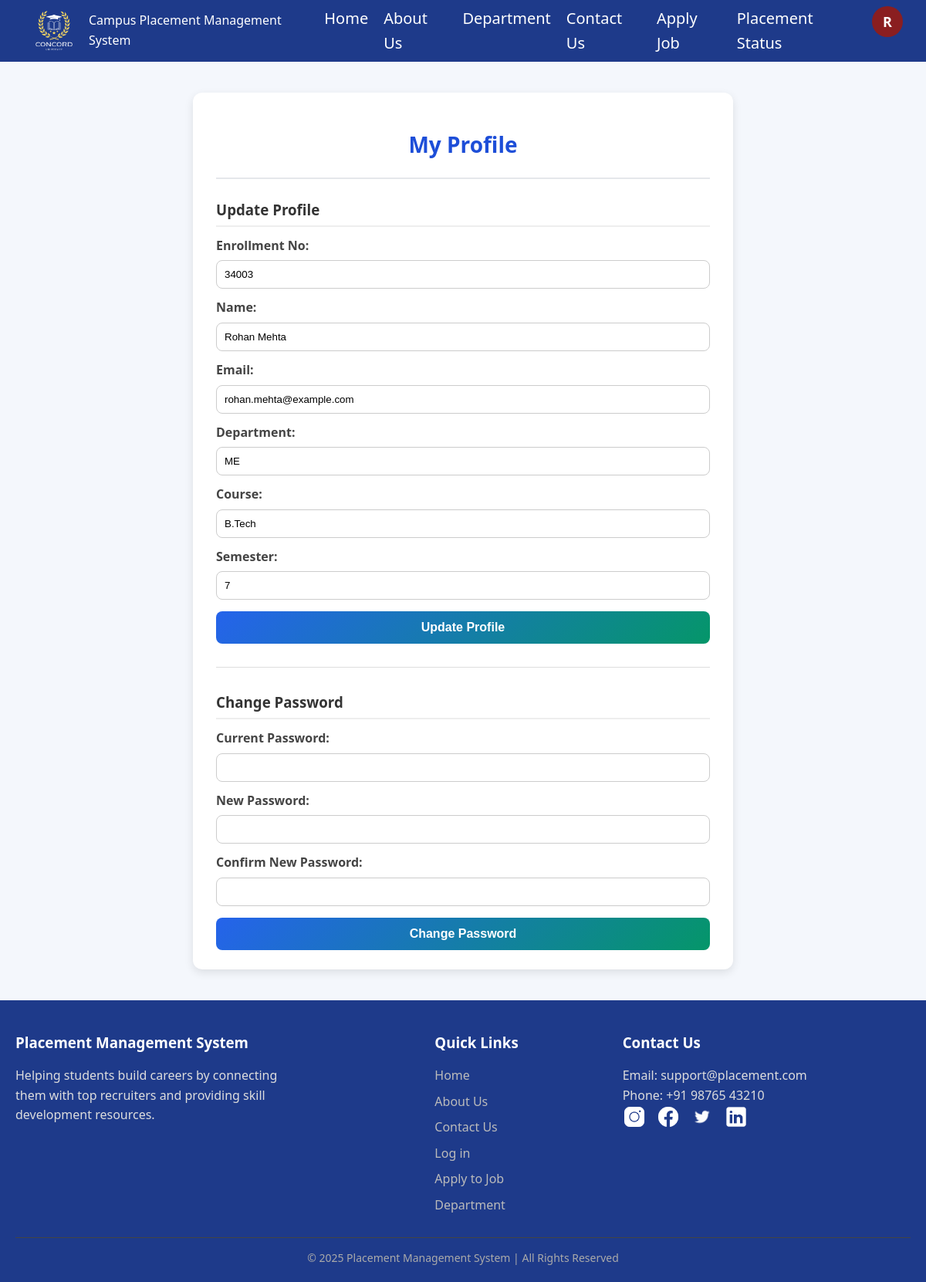
Page /student_profile.php (signed in) on the committed database.
### tables this page shows
CREATE TABLE `students` (
  `id` int(11) NOT NULL,
  `name` varchar(100) NOT NULL,
  `email` varchar(150) NOT NULL,
  `password` varchar(255) NOT NULL,
  `dept` varchar(100) NOT NULL,
  `created_at` timestamp NOT NULL DEFAULT current_timestamp(),
  `enrollment` varchar(20) NOT NULL,
  `course` varchar(30) NOT NULL,
  `semester` int(11) NOT NULL
);

### student_profile.php (the view, shortened to what this page needs)
<?php
require_once __DIR__ . '/dp.php';
$student_id = $_SESSION['student_id'];
$stmt = $conn->prepare("SELECT name, email, dept, enrollment, course, semester, password FROM students WHERE id = ?");
$stmt->bind_param("i", $student_id);
$stmt->execute();
$result = $stmt->get_result();
$student = $result->fetch_assoc();
?>
<?php include 'header.php'; ?>
<!DOCTYPE html>
<html>
<head>
    <link rel="stylesheet" href="style.css">
</head>
<body>
<main class="profile-page">
    <div class="container">
        <h2>My Profile</h2>
        <form method="post">
            <h3>Update Profile</h3>
            <label>Enrollment No:</label>
            <input type="text" name="enrollment" value="<?php echo htmlspecialchars($student['enrollment']); ?>" required>
            <label>Name:</label>
            <input type="text" name="name" value="<?php echo htmlspecialchars($student['name']); ?>" required>
            <label>Email:</label>
            <input type="email" name="email" value="<?php echo htmlspecialchars($student['email']); ?>" required>
            <label>Department:</label>
            <input type="text" name="dept" value="<?php echo htmlspecialchars($student['dept']); ?>" required>
            <label>Course:</label>
            <input type="text" name="course" value="<?php echo htmlspecialchars($student['course']); ?>" required>
            <label>Semester:</label>
            <input type="text" name="semester" value="<?php echo htmlspecialchars($student['semester']); ?>" required>
            <button type="submit" name="update_profile">Update Profile</button>
        </form>
        <hr>
        <form method="post">
            <h3>Change Password</h3>
            <label>Current Password:</label>
            <input type="password" name="current_password" required>
            <label>New Password:</label>
            <input type="password" name="new_password" required>
            <label>Confirm New Password:</label>
            <input type="password" name="confirm_password" required>
            <button type="submit" name="change_password">Change Password</button>
        </form>
    </div>
</main>
</body>
</html>
<?php include 'footer.php'; ?>

### style.css (style rules this page uses)
body { font-family: Arial, sans-serif; background-color: #f4f6fa; color: #111; line-height: 1.6; }
* { margin: 0; padding: 0; box-sizing: border-box; }
.container { max-width: 1200px; margin: 0 auto; }
body { font-family: 'Segoe UI', sans-serif; margin: 0; padding: 0; background: #f8fafc; color: #333; }
.container h2 { text-align: center; padding: 20px; font-size: 28px; font-weight: 600; color: #000000; border-bottom: 2px solid #e5e7eb; margin-bottom: 20px; }
body { font-family: 'Segoe UI', sans-serif; margin: 0; padding: 0; color: #333; background: #f8fafc; }
.profile-page .container { max-width: 700px; margin: 40px auto; background: #fff; padding: 25px 30px; border-radius: 12px; box-shadow: 0 4px 12px rgba(0,0,0,0.1); }
.profile-page h2 { text-align: center; margin-bottom: 20px; color: #1d4ed8; }
.profile-page h3 { margin: 25px 0 12px; color: #333; border-bottom: 2px solid #eee; padding-bottom: 5px; }
.profile-page label { display: block; margin: 12px 0 6px; font-weight: 600; color: #444; }
.profile-page input[type="text"], .profile-page input[type="email"], .profile-page input[type="password"], .profile-page input[type="date"], .profile-page input[type="file"], .profile-page select { width: 100%; padding: 10px; border: 1px solid #ccc; border-radius: 8px; outline: none; transition: border 0.3s ease, box-shadow 0.3s ease; }
.profile-page button { margin-top: 15px; width: 100%; padding: 12px; background: linear-gradient(135deg, #2563eb, #059669); ; color: #fff; font-size: 16px; font-weight: bold; border: none; border-radius: 8px; cursor: pointer; transition: background 0.3s ease; }
.profile-page hr { margin: 30px 0; border: none; border-top: 1px solid #ddd; }
body { font-family: 'Segoe UI', Tahoma, Geneva, Verdana, sans-serif; margin: 0; padding: 0; background: #f8fafc; color: #333; }
h2 { text-align: center; padding: 20px; font-size: 28px; font-weight: 600; color: #000000; border-bottom: 2px solid #e5e7eb; margin-bottom: 20px; }
body { font-family: 'Segoe UI', Tahoma, Geneva, Verdana, sans-serif; margin: 0; padding: 0; background-color: #f4f7fc; color: #333; }

### rows in the picture
students: enrollment "34003", name "Rohan Mehta", email "rohan.mehta@example.com", dept "ME", course "B.Tech", semester "7"

### other values in the picture
$firstLetter "R"
